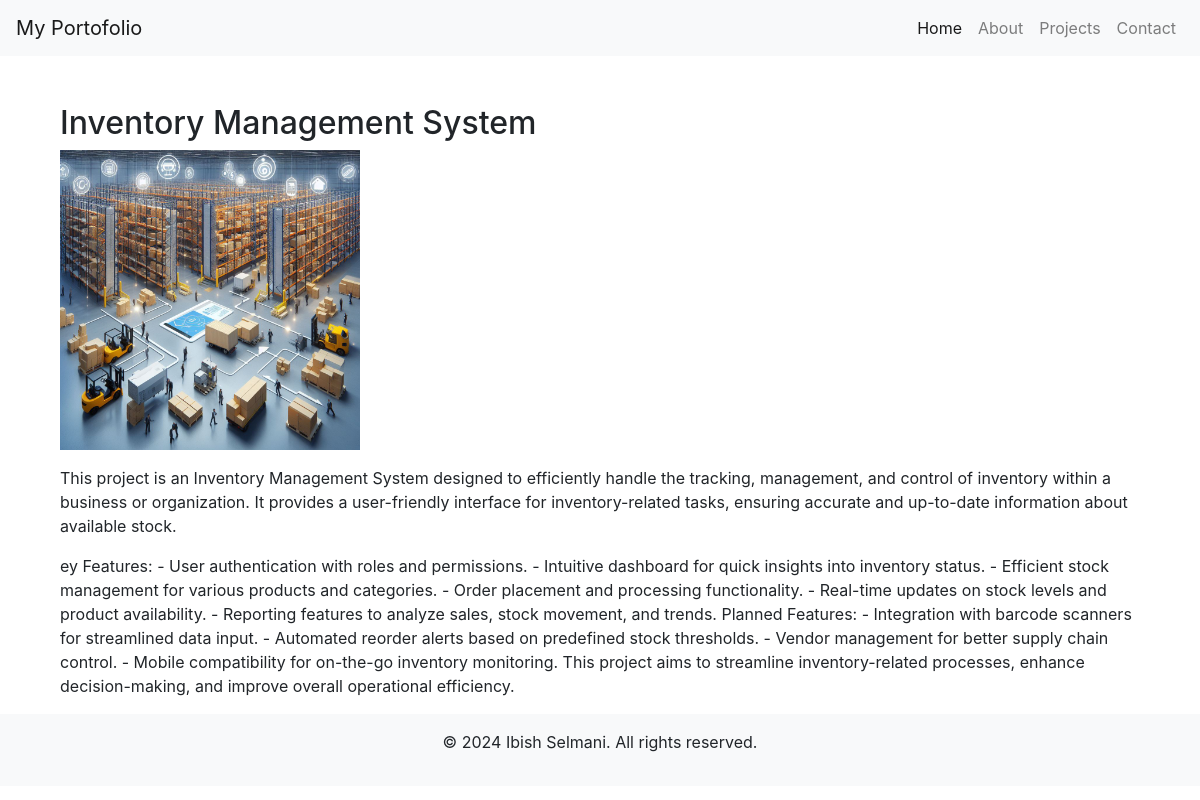
The app's page /project/5/ with its own data.
### portfolio/models.py (models this page shows, shortened)
class Project(models.Model):
    title = models.CharField(max_length=200)
    description = models.TextField()
    github_link = models.URLField()
    image = models.ImageField(upload_to='project_images/')
    custom_content = models.TextField(blank=True)  # Add a new field for custom content

### portfolio/views.py (the view)
# urls.py: path('project/<int:project_id>/', project_detail, name='project_detail'),
def project_detail(request, project_id):
    project = get_object_or_404(Project, pk=project_id)
    return render(request, 'project_detail.html', {'project': project})

### portfolio/templates/project_detail.html (shortened to what this page needs)
{% extends 'base.html' %}
{% load static %}
{% block content %}
    <div class="container mt-5">
        <h2>{{ project.title }}</h2>
        <img src="{{ project.image.url }}" style="max-width: 300px; height: auto;" alt="{{ project.title }}">
        <p class="mt-3">{{ project.description }}</p>
        {% if project.custom_content %}
            <p>{{ project.custom_content | safe }}</p>
        {% else %}
            <p>This is the default text content for {{ project.title }}.</p>
        {% endif %}
    </div>
{% endblock %}

### records on screen
Project: title "Inventory Management System", image (picture), description "This project is an Inventory Management System designed to efficiently handle the tracking, management, and control of inventory within a business or organization. It provides a user-friendly interface for inventory-related tasks, ensuring accurate and up-to-date information about available stock.", custom_content "ey Features: - User authentication with roles and permissions. - Intuitive dashboard for quick insights into inventory status. - Efficient stock management for various products and categories. - Order placement and processing functionality. - Real-time updates on stock levels and product availability. - Reporting features to analyze sales, stock movement, and trends. Planned Features: - Integration with barcode scanners for streamlined data input. - Automated reorder alerts based on predefined stock thresholds. - Vendor management for better supply chain control. - Mobile compatibility for on-the-go inventory monitoring. This project aims to streamline inventory-related processes, enhance…"
